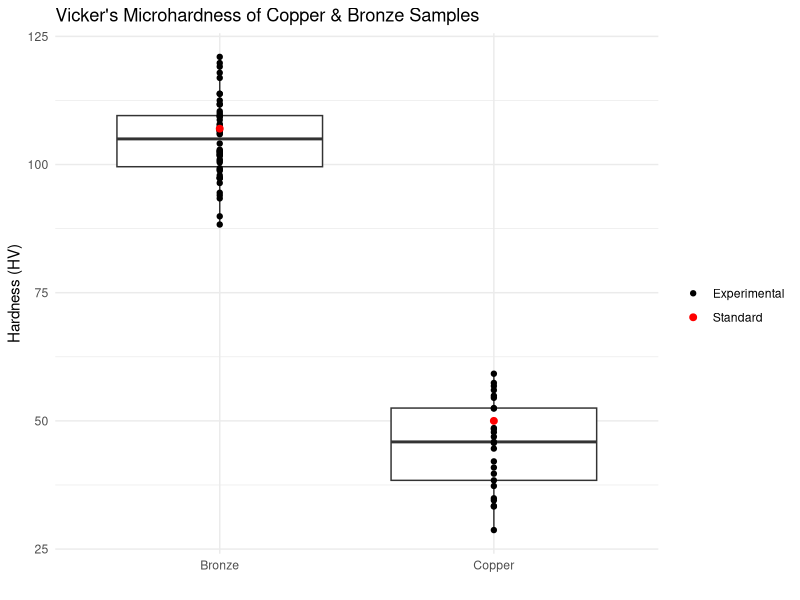
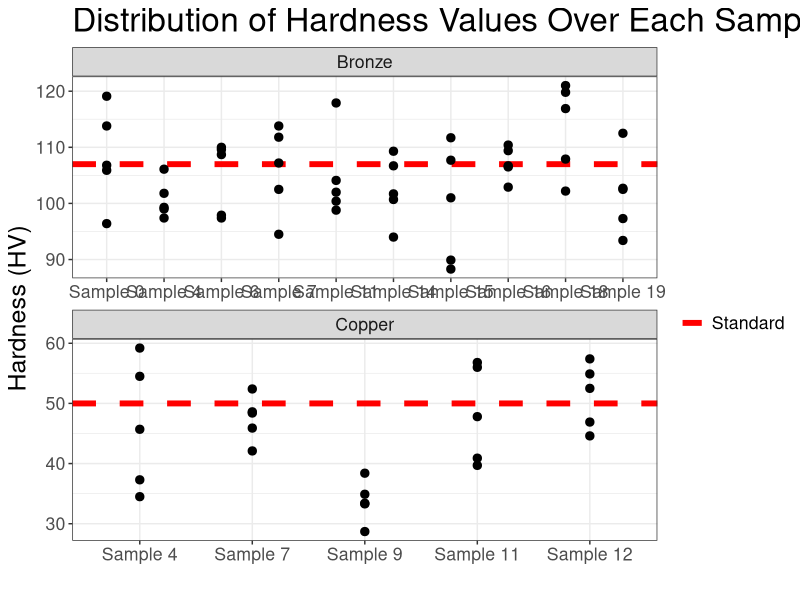
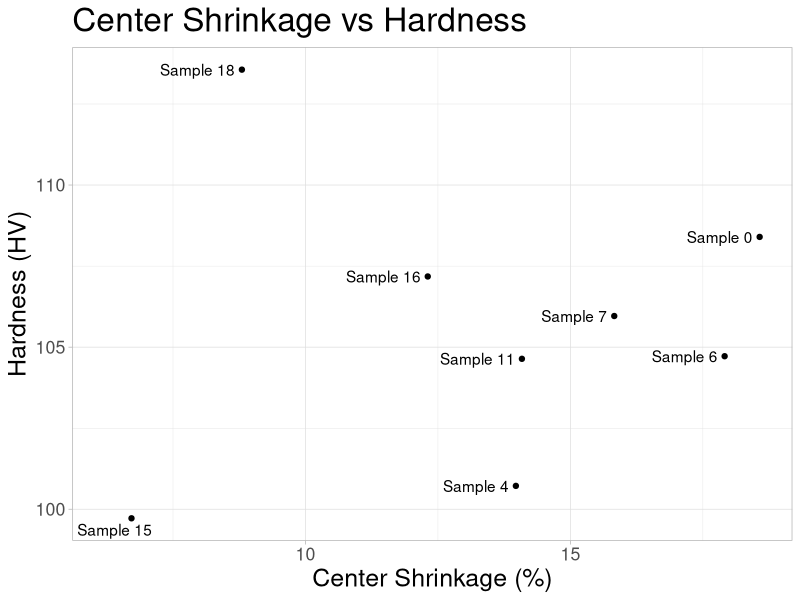
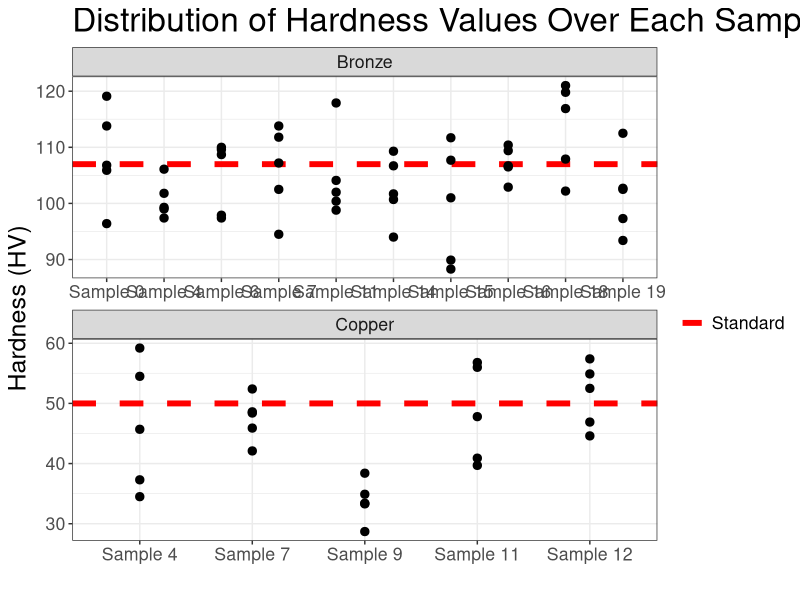
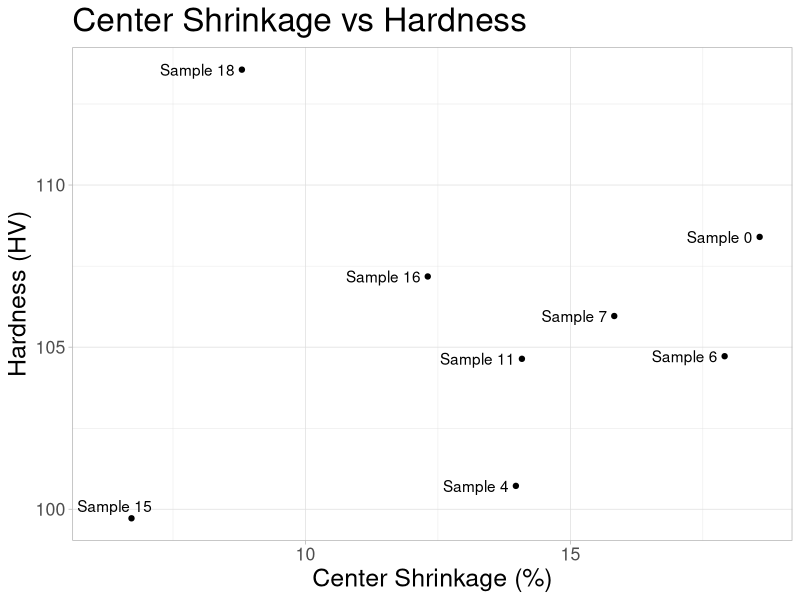

Write the R code that produced these figures, in order.
## ---- chunk 1
knitr::opts_chunk$set(echo = TRUE)
## ---- chunk 2
library(tidyverse)

vickers <- read_csv("vickers-data-analysis.csv")
standards = data.frame(material = c("Bronze", "Copper"), hardness = c(107, 50))

vickers <- vickers %>%
  mutate(name = paste("Sample", id)) %>% 
  pivot_longer(
    cols = starts_with("measure"),
    names_to = "test",
    names_prefix = "measure_",
    values_to = "hardness"
  )
## ---- chunk 3
ggplot(vickers, aes(x = material, y = hardness)) +
  geom_boxplot() +
  geom_point(aes(color = "Experimental")) +
  geom_point(data = standards, aes(color = "Standard"), size = 2) +
  theme_minimal() +
  labs(
    title = "Vicker's Microhardness of Copper & Bronze Samples",
    x = "",
    y = "Hardness (HV)"
  ) +
  scale_color_manual(name = "",
                     breaks = c("Experimental", "Standard"),
                     values = c("Experimental"="black", "Standard"="red"))
## ---- chunk 4
ggplot(vickers, aes(x = reorder(name, id), y = hardness)) +
  geom_hline(data = standards,
             aes(yintercept = hardness,
                 color = "Standard"),
             linetype = "dashed",
             size = 2) +
  geom_point(size = 2.5) +
  theme_bw() +
  facet_wrap(
    ~material,
    nrow = 2,
    scales = "free") +
  labs(
    title = "Distribution of Hardness Values Over Each Sample",
    x = "",
    y = "Hardness (HV)"
  ) +
  scale_color_manual(name = "",
                     breaks = c("Standard"),
                     values = c("Standard"="red")) +
  theme(
    text = element_text(size = 16),
    plot.title = element_text(size = 24),
    axis.title = element_text(size = 18)
  )

ggsave("point-plot-hardness.png", width = 12, height = 6, units = "in")
## ---- chunk 5
bronze_hw <- read_csv("bronze-height-width.csv")

bronze_df <- vickers %>%
  filter(material == "Bronze") %>% 
  group_by(id) %>% 
  summarise(hardness = mean(hardness), name = unique(name)) %>% 
  merge(bronze_hw) %>% 
  mutate(shrink = (Face - Center) / Face)
## ---- chunk 6
library(ggrepel)

ggplot(bronze_df, aes(x = shrink*100, y = hardness)) +
  geom_point() +
  geom_text_repel(aes(label = name), nudge_x = -0.5) +
  theme_light() +
  labs(
    title = "Center Shrinkage vs Hardness",
    x = "Center Shrinkage (%)",
    y = "Hardness (HV)"
  ) +
  theme(
    text = element_text(size = 16),
    plot.title = element_text(size = 24),
    axis.title = element_text(size = 18)
  )

ggsave("scatterplot-shrink-hard.png", width = 6, height = 6, units = "in")
## ---- chunk 7
bronze_df2 <- vickers %>%
  filter(material == "Bronze") %>% 
  merge(bronze_hw) %>% 
  mutate(shrink = (Face - Center) / Face)
